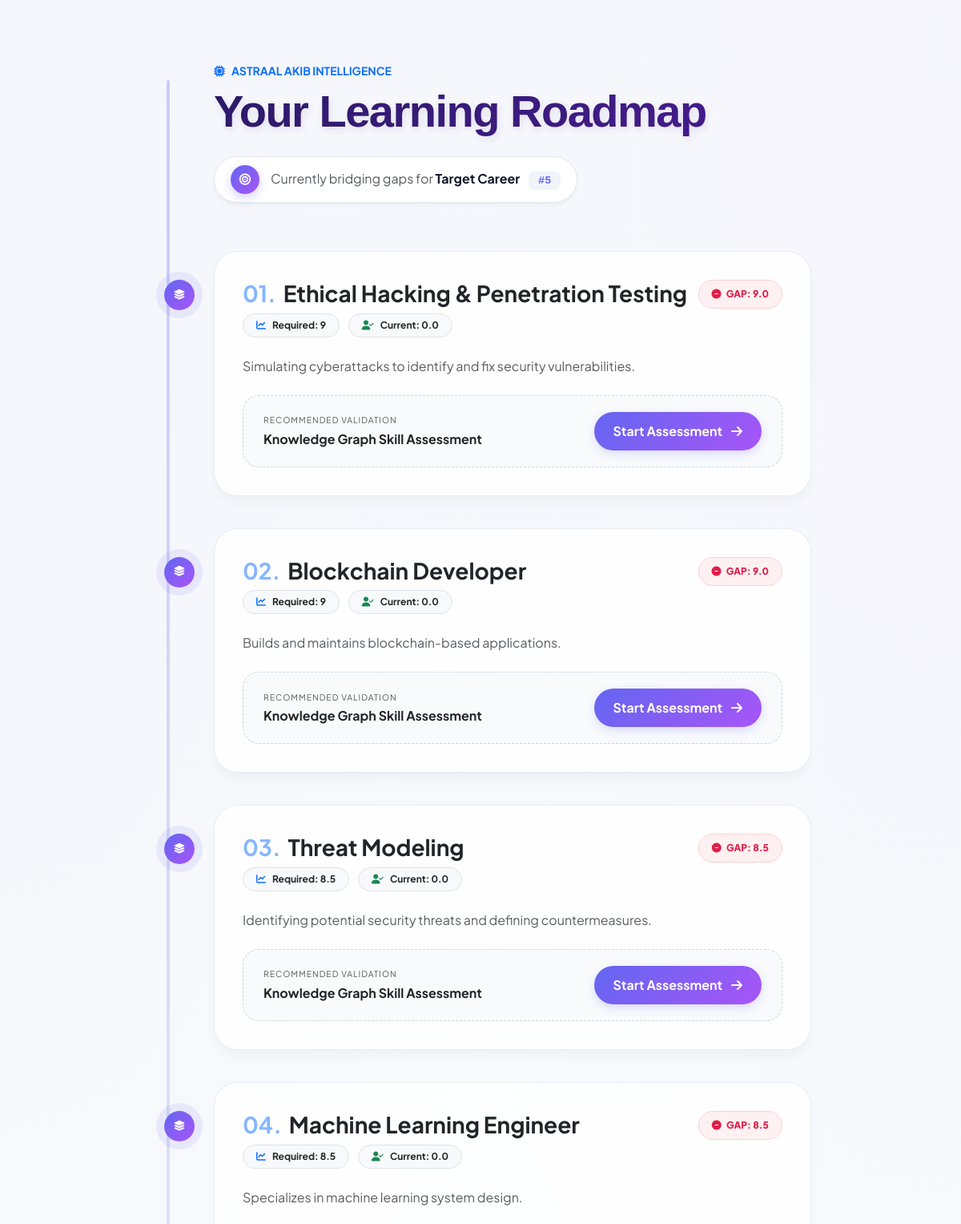
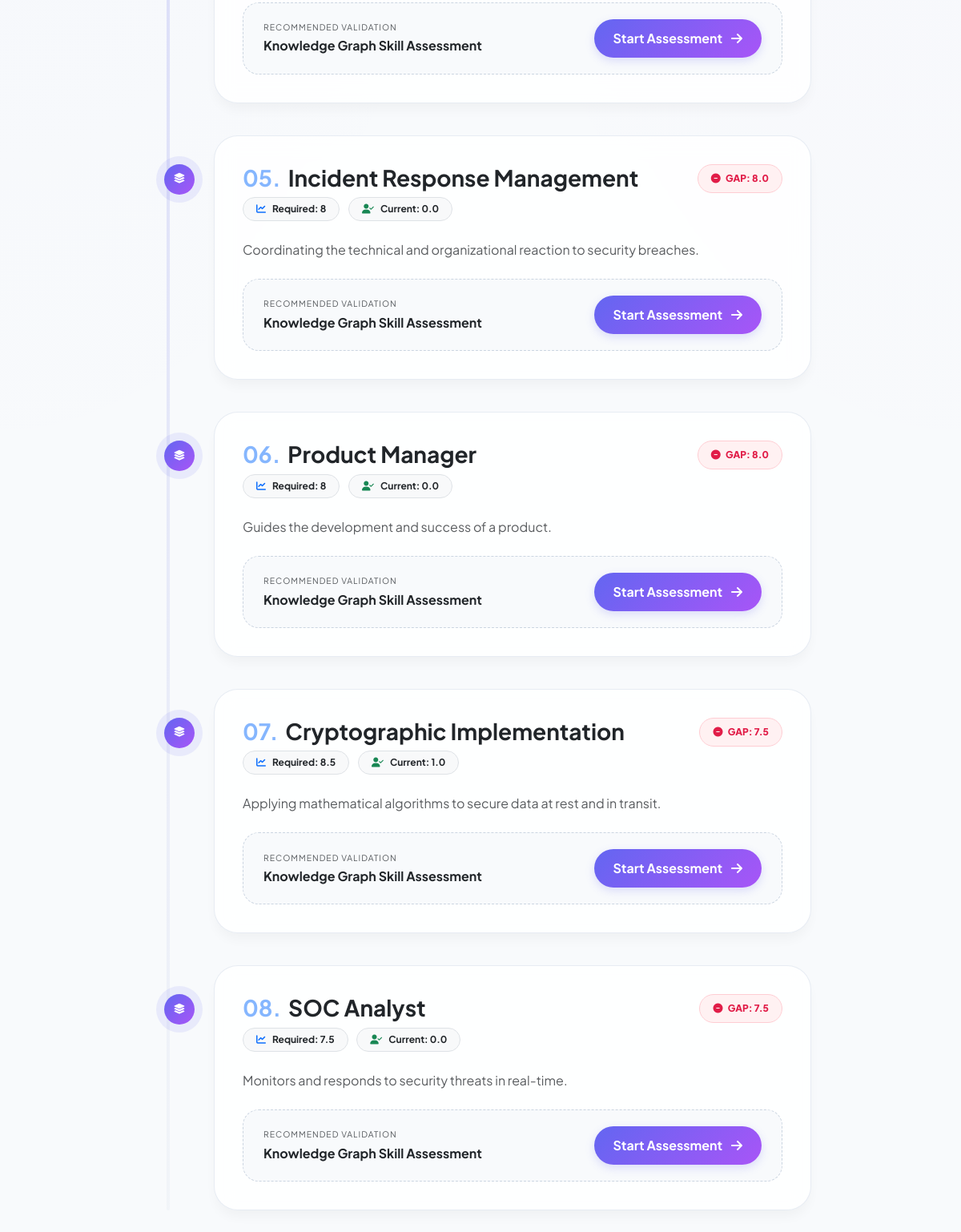
The app's page /api/learning-path.php (signed in) with its own data (2 pictures, top to bottom).
### tables this page shows
CREATE TABLE `learner_active_target` (
  `learner_id` int(11) NOT NULL,
  `career_node_id` int(11) DEFAULT NULL,
  `updated_at` datetime DEFAULT CURRENT_TIMESTAMP ON UPDATE CURRENT_TIMESTAMP,
  `activated_at` datetime DEFAULT CURRENT_TIMESTAMP ON UPDATE CURRENT_TIMESTAMP
);

CREATE TABLE `kg_nodes` (
  `node_id` int(11) NOT NULL,
  `node_type` varchar(50) DEFAULT NULL,
  `node_name` varchar(255) DEFAULT NULL,
  `taxonomy_level` int(11) DEFAULT NULL,
  `parent_node` int(11) DEFAULT NULL,
  `description` text,
  `created_on` datetime DEFAULT CURRENT_TIMESTAMP,
  `external_link` varchar(500) DEFAULT NULL
);

### api/learning-path.php (the view, shortened to what this page needs)
<?php
include('../config/db.php');
$user_id = $_SESSION['user_id'];
$target_q = mysqli_query($conn, "SELECT career_node_id FROM learner_active_target WHERE learner_id = '$user_id' LIMIT 1");
$target_data = mysqli_fetch_assoc($target_q);
$target_id = $target_data ? $target_data['career_node_id'] : 0;
$path_query = "
    SELECT
        n.node_id,
        n.node_name,
        n.description,
        e.required_level,
        COALESCE(MAX(v.validation_score), 0) as current_level,
        (e.required_level - COALESCE(MAX(v.validation_score), 0)) as gap_value
    FROM kg_edges e
    JOIN kg_nodes n ON e.to_node = n.node_id
    LEFT JOIN learner_skill_validation v ON n.node_id = v.skill_node_id AND v.learner_id = '$user_id'
    WHERE e.from_node = '$target_id'
    AND e.relationship_type = 'REQUIRES'
    GROUP BY n.node_id
    HAVING gap_value > 0
    ORDER BY gap_value DESC";
$path_results = mysqli_query($conn, $path_query);
?>
<!DOCTYPE html>
<html lang="en">
<head>
    <link rel="stylesheet" href="https://cdn.jsdelivr.net/npm/bootstrap@5.3.0/dist/css/bootstrap.min.css">
    <link rel="stylesheet" href="https://cdnjs.cloudflare.com/ajax/libs/font-awesome/6.4.0/css/all.min.css">
</head>
<body>
<div class="container path-container">
    <div class="header-section">
        <h6 class="text-primary fw-bold text-uppercase small ls-wide mb-2">
            <i class="fas fa-microchip me-2"></i>Astraal AKIB Intelligence
        </h6>
       <h1 class="roadmap-title">Your Learning Roadmap</h1>
        <div class="career-badge-container">
            <div class="career-badge-icon">
                <i class="fas fa-bullseye"></i>
            </div>
            <div class="career-badge-text">
                <span class="text-muted fw-normal">Currently bridging gaps for</span>
                <strong>Target Career</strong>
                <span class="career-id-pill">#<?php echo $target_id; ?></span>
            </div>
        </div>
    </div>
    <?php if(mysqli_num_rows($path_results) > 0): ?>
        <?php $i = 1; while($step = mysqli_fetch_assoc($path_results)): ?>
            <div class="step-card">
                <div class="step-icon">
                    <i class="fas fa-layer-group"></i>
                </div>
                <div class="d-flex justify-content-between align-items-start mb-4">
                    <div>
                        <h3 class="fw-bold text-dark mb-1">
                            <span class="text-primary opacity-50 me-1"><?php echo sprintf("%02d", $i++); ?>.</span>
                            <?php echo htmlspecialchars($step['node_name']); ?>
                        </h3>
                        <div class="mt-2">
                            <span class="badge bg-light text-dark border px-3 py-2 rounded-pill small me-2">
                                <i class="fas fa-chart-line text-primary me-2"></i>Required: <?php echo $step['required_level']; ?>
                            </span>
                            <span class="badge bg-light text-dark border px-3 py-2 rounded-pill small">
                                <i class="fas fa-user-check text-success me-2"></i>Current: <?php echo number_format($step['current_level'], 1); ?>
                            </span>
                        </div>
                    </div>
                    <span class="gap-indicator">
                        <i class="fas fa-minus-circle me-1"></i> Gap: <?php echo number_format($step['gap_value'], 1); ?>
                    </span>
                </div>
                <p class="text-muted mb-4 leading-relaxed">
                    <?php echo htmlspecialchars($step['description']); ?>
                </p>
                <div class="course-bridge d-flex flex-column flex-md-row justify-content-between align-items-md-center gap-3">
                    <div>
                        <small class="text-uppercase fw-800 text-muted d-block mb-1" style="font-size: 0.65rem; letter-spacing: 1px;">Recommended Validation</small>
                        <span class="fw-bold text-dark">Knowledge Graph Skill Assessment</span>
                    </div>
                    <a href="take_assessment.php?node_id=<?php echo $step['node_id']; ?>" class="btn btn-learn rounded-pill px-4">
                        Start Assessment <i class="fas fa-arrow-right ms-2"></i>
                    </a>
                </div>
            </div>
        <?php endwhile; ?>
    <?php endif; ?>
</div>
</body>
</html>

### api/learning-path.php (style rules this page uses)
:root { --primary-gradient: linear-gradient(135deg, #6366f1 0%, #a855f7 100%); --bg-canvas: #f8fafc; --text-main: #0f172a; --glass-bg: rgba(255, 255, 255, 0.85); --card-border: rgba(226, 232, 240, 0.8); }
body { background-color: var(--bg-canvas); background-image: radial-gradient(at 0% 0%, rgba(99, 102, 241, 0.03) 0, transparent 50%), radial-gradient(at 100% 0%, rgba(168, 85, 247, 0.03) 0, transparent 50%); font-family: 'Plus Jakarta Sans', sans-serif; color: var(--text-main); min-height: 100vh; }
.path-container { max-width: 850px; margin: 80px auto; position: relative; }
.path-container::before { content: ''; position: absolute; left: 33px; top: 20px; bottom: 0; width: 4px; background: linear-gradient(to bottom, #6366f1, #e2e8f0); border-radius: 100px; opacity: 0.3; }
.header-section { padding-left: 80px; margin-bottom: 60px; }
.career-badge-container { display: inline-flex; align-items: center; background: white; padding: 10px 20px; border-radius: 100px; border: 1px solid #e2e8f0; box-shadow: 0 4px 6px -1px rgba(0, 0, 0, 0.05); margin-top: 20px; }
.career-badge-icon { width: 36px; height: 36px; background: var(--primary-gradient); color: white; border-radius: 50%; display: flex; align-items: center; justify-content: center; font-size: 0.9rem; margin-right: 14px; box-shadow: 0 4px 12px rgba(99, 102, 241, 0.3); }
.career-id-pill { background: #f1f5f9; color: #6366f1; padding: 4px 12px; border-radius: 8px; font-family: 'Monaco', monospace; font-size: 0.85rem; margin-left: 8px; font-weight: 700; }
.step-card { backdrop-filter: blur(12px); background: var(--glass-bg); border: 1px solid var(--card-border); border-radius: 30px; padding: 35px; margin-bottom: 40px; margin-left: 80px; position: relative; transition: all 0.4s cubic-bezier(0.175, 0.885, 0.32, 1.275); box-shadow: 0 10px 15px -3px rgba(0, 0, 0, 0.04); }
.step-icon { position: absolute; left: -63px; top: 35px; width: 38px; height: 38px; background: var(--primary-gradient); border-radius: 50%; z-index: 2; box-shadow: 0 0 0 10px rgba(99, 102, 241, 0.1); display: flex; align-items: center; justify-content: center; color: white; font-size: 0.8rem; }
.gap-indicator { font-size: 0.75rem; font-weight: 800; padding: 8px 16px; border-radius: 50px; background: #fff1f2; color: #e11d48; border: 1px solid #fecdd3; text-transform: uppercase; }
.course-bridge { background: #f8fafc; border-radius: 20px; padding: 20px 25px; border: 1px dashed #cbd5e1; }
.btn-learn { background: var(--primary-gradient); color: white; font-weight: 700; border: none; padding: 12px 28px; transition: 0.3s; box-shadow: 0 4px 12px rgba(99, 102, 241, 0.2); }
.roadmap-title { font-family: 'Outfit', sans-serif; font-weight: 800; font-size: 3.5rem; letter-spacing: -1.5px; margin-bottom: 0.2rem; background: linear-gradient(135deg, #2d1b69 0%, #4c1d95 100%); -webkit-background-clip: text; -webkit-text-fill-color: transparent; text-shadow: 2px 4px 10px rgba(45, 27, 105, 0.1); }

### records on screen
learner_active_target: career_node "5"
kg_nodes: node_name "Ethical Hacking & Penetration Testing", required_level "9", current_level "0.0", gap_value "9.0", description "Simulating cyberattacks to identify and fix security vulnerabilities."
kg_nodes: node_name "Blockchain Developer", required_level "9", current_level "0.0", gap_value "9.0", description "Builds and maintains blockchain-based applications."
kg_nodes: node_name "Threat Modeling", required_level "8.5", current_level "0.0", gap_value "8.5", description "Identifying potential security threats and defining countermeasures."
kg_nodes: node_name "Machine Learning Engineer", required_level "8.5", current_level "0.0", gap_value "8.5", description "Specializes in machine learning system design."
kg_nodes: node_name "Incident Response Management", required_level "8", current_level "0.0", gap_value "8.0", description "Coordinating the technical and organizational reaction to security breaches."
kg_nodes: node_name "Product Manager", required_level "8", current_level "0.0", gap_value "8.0", description "Guides the development and success of a product."
kg_nodes: node_name "Cryptographic Implementation", required_level "8.5", current_level "1.0", gap_value "7.5", description "Applying mathematical algorithms to secure data at rest and in transit."
kg_nodes: node_name "SOC Analyst", required_level "7.5", current_level "0.0", gap_value "7.5", description "Monitors and responds to security threats in real-time."
